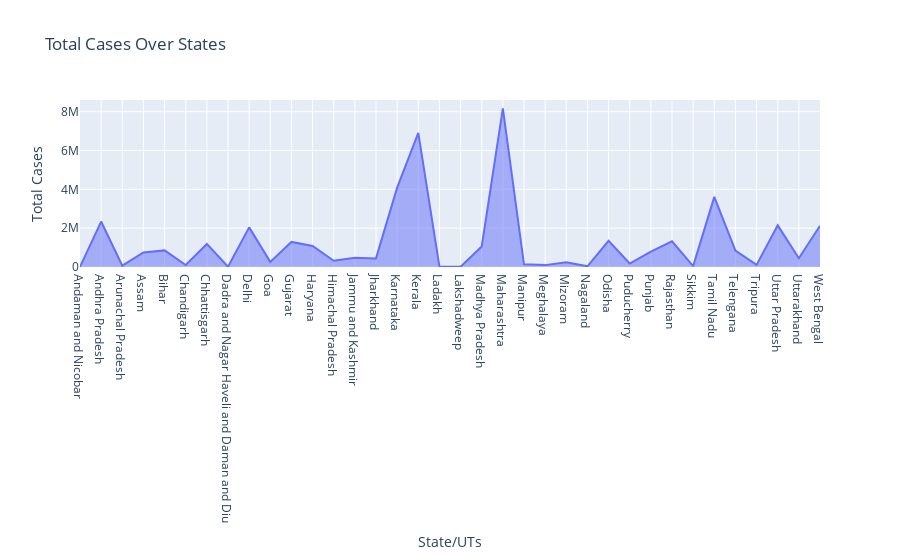
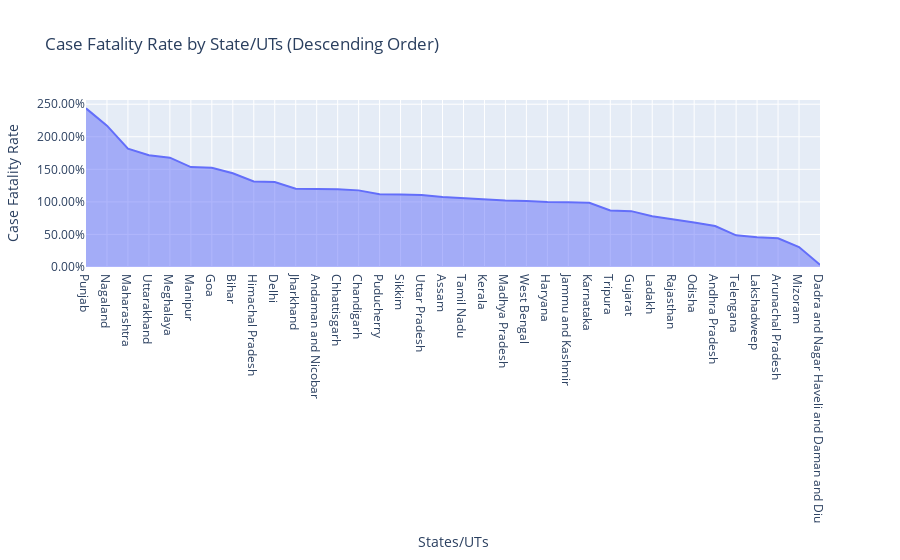
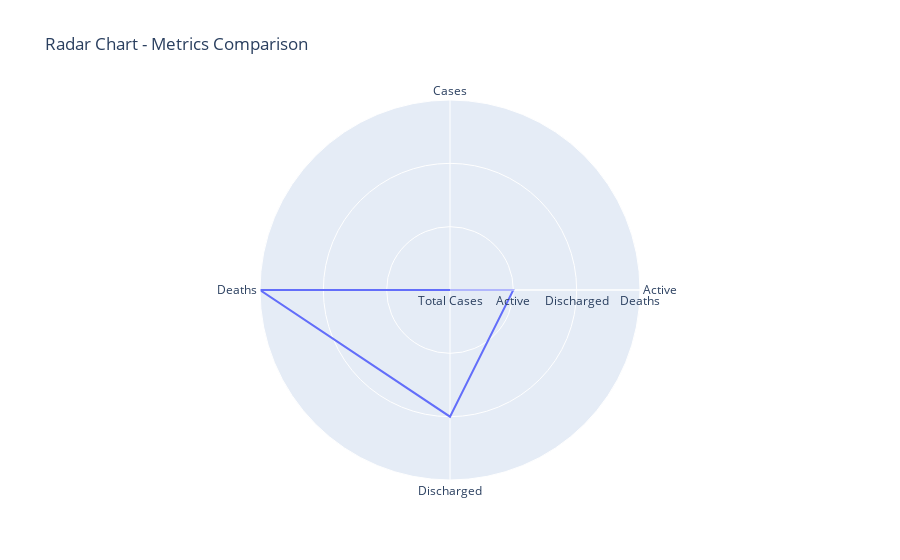
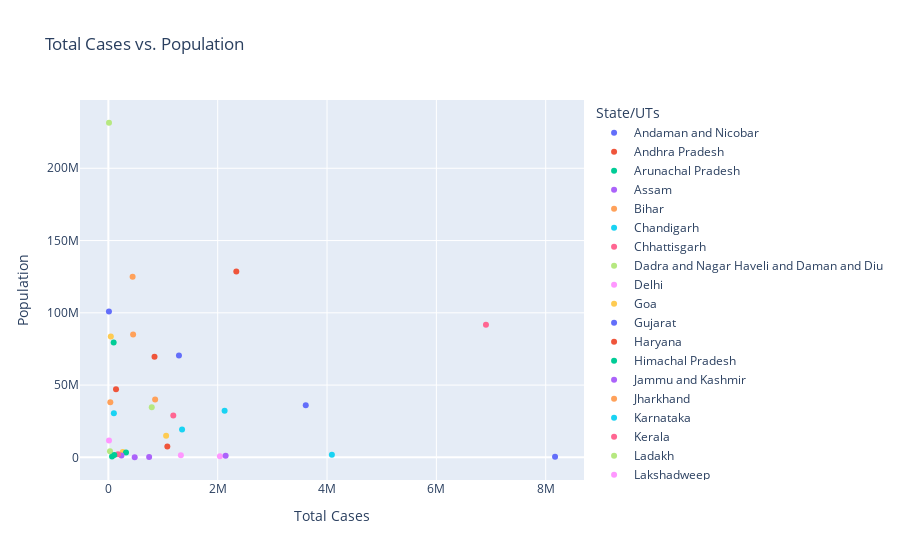

Notebook code cell kept with these figures, in order:
### Markdown cell above
### Plots for total cases, population, CFRD, active, discharge, death and state

### Code cell
## Total cases from max to min 
fig_area_chart = px.area(df, x='State/UTs', y='Total Cases', title='Total Cases Over States')
fig_area_chart.show()

# Case Fatality Rate from max to min 
df_sorted_cfr = df.sort_values(by='Case Fatality Rate', ascending=False)

fig = px.area(df_sorted_cfr, x='State/UTs', y='Case Fatality Rate', title='Case Fatality Rate by State/UTs (Descending Order)')
fig.update_layout(xaxis_title='States/UTs', yaxis_title='Case Fatality Rate', yaxis_tickformat='.2%')
fig.show()

# Comparison of Multiple Metrics
fig_radar = px.line_polar(df, r=['Total Cases', 'Active', 'Discharged', 'Deaths'],
                          theta=['Cases', 'Active', 'Discharged', 'Deaths'], line_close=True,
                          title='Radar Chart - Metrics Comparison')
fig_radar.show()

# Total Cases vs. Population
fig_scatter = px.scatter(df, x='Total Cases', y='Population', color='State/UTs', title='Total Cases vs. Population')
fig_scatter.show()

# Case Fatality Rate Distribution
fig_hist = px.histogram(df, x='Case Fatality Rate', title='Case Fatality Rate Distribution',hover_name='State/UTs')
fig_hist.show()

# Active, Discharged, and Deaths
fig_stacked_bar = px.bar(df, x='State/UTs', y=['Active', 'Discharged', 'Deaths','Total Cases'],hover_data='Population',
                         title='Active, Discharged, Total cases, and Deaths by State/UTs', barmode='stack')
fig_stacked_bar.show()

# Comparison of Case Fatality Rate by State/UTs
fig_box_plot = px.box(df, x='State/UTs', y='Case Fatality Rate', title='Comparison of Case Fatality Rate by State/UTs')
fig_box_plot.show()

### Figure 1 — Plotly figure (JSON) as saved in the notebook; plotly's stock layout.template omitted (floating-point values rounded to 4 significant figures)
{"data": [{"fillpattern": {"shape": ""}, "hovertemplate": "State/UTs=%{x}<br>Total Cases=%{y}<extra></extra>", "legendgroup": "", "line": {"color": "#636efa"}, "marker": {"symbol": "circle"}, "mode": "lines", "name": "", "orientation": "v", "showlegend": false, "stackgroup": "1", "type": "scatter", "x": ["Andaman and Nicobar", "Andhra Pradesh", "Arunachal Pradesh", "Assam", "Bihar", "Chandigarh", "Chhattisgarh", "Dadra and Nagar Haveli and Daman and Diu", "Delhi", "Goa", "Gujarat", "Haryana", "Himachal Pradesh", "Jammu and Kashmir", "Jharkhand", "Karnataka", "Kerala", "Ladakh", "Lakshadweep", "Madhya Pradesh", "Maharashtra", "Manipur", "Meghalaya", "Mizoram", "Nagaland", "Odisha", "Puducherry", "Punjab", "Rajasthan", "Sikkim", "Tamil Nadu", "Telengana", "Tripura", "Uttar Pradesh", "Uttarakhand", "West Bengal"], "xaxis": "x", "y": [10766, 2340676, 67049, 746159, 855267, 100693, 1187695, 11592, 2040910, 263346, 1291383, 1078903, 322905, 482023, 443826, 4088769, 6907241, 29602, 11415, 1056351, 8171048, 140034, 96983, 239560, 36033, 1348409, 177547, 793644, 1326465, 44927, 3610655, 844432, 108493, 2145431, 452571, 2126282], "yaxis": "y"}], "layout": {"legend": {"tracegroupgap": 0}, "title": {"text": "Total Cases Over States"}, "xaxis": {"anchor": "y", "domain": [0, 1], "title": {"text": "State/UTs"}}, "yaxis": {"anchor": "x", "domain": [0, 1], "title": {"text": "Total Cases"}}}}

### Figure 2 — Plotly figure (JSON) as saved in the notebook; plotly's stock layout.template omitted (floating-point values rounded to 4 significant figures)
{"data": [{"fillpattern": {"shape": ""}, "hovertemplate": "State/UTs=%{x}<br>Case Fatality Rate=%{y}<extra></extra>", "legendgroup": "", "line": {"color": "#636efa"}, "marker": {"symbol": "circle"}, "mode": "lines", "name": "", "orientation": "v", "showlegend": false, "stackgroup": "1", "type": "scatter", "x": ["Punjab", "Nagaland", "Maharashtra", "Uttarakhand", "Meghalaya", "Manipur", "Goa", "Bihar", "Himachal Pradesh", "Delhi", "Jharkhand", "Andaman and Nicobar", "Chhattisgarh", "Chandigarh", "Puducherry", "Sikkim", "Uttar Pradesh", "Assam", "Tamil Nadu", "Kerala", "Madhya Pradesh", "West Bengal", "Haryana", "Jammu and Kashmir", "Karnataka", "Tripura", "Gujarat", "Ladakh", "Rajasthan", "Odisha", "Andhra Pradesh", "Telengana", "Lakshadweep", "Arunachal Pradesh", "Mizoram", "Dadra and Nagar Haveli and Daman and Diu"], "xaxis": "x", "y": [2.437, 2.17, 1.818, 1.716, 1.679, 1.535, 1.524, 1.44, 1.313, 1.307, 1.202, 1.198, 1.195, 1.177, 1.116, 1.115, 1.105, 1.077, 1.055, 1.043, 1.021, 1.014, 0.9968, 0.9941, 0.987, 0.8683, 0.8579, 0.7804, 0.734, 0.6834, 0.6294, 0.4868, 0.4555, 0.4415, 0.3064, 0.03451], "yaxis": "y"}], "layout": {"legend": {"tracegroupgap": 0}, "title": {"text": "Case Fatality Rate by State/UTs (Descending Order)"}, "xaxis": {"anchor": "y", "domain": [0, 1], "title": {"text": "States/UTs"}}, "yaxis": {"anchor": "x", "domain": [0, 1], "tickformat": ".2%", "title": {"text": "Case Fatality Rate"}}}}

### Figure 3 — Plotly figure (JSON) as saved in the notebook; plotly's stock layout.template omitted (floating-point values rounded to 4 significant figures)
{"data": [{"hovertemplate": "r=%{r}<br>theta=%{theta}<extra></extra>", "legendgroup": "", "line": {"color": "#636efa", "dash": "solid"}, "marker": {"symbol": "circle"}, "mode": "lines", "name": "", "r": ["Total Cases", "Active", "Discharged", "Deaths", "Total Cases"], "showlegend": false, "subplot": "polar", "theta": ["Cases", "Active", "Discharged", "Deaths", "Cases"], "type": "scatterpolar"}], "layout": {"legend": {"tracegroupgap": 0}, "polar": {"angularaxis": {"direction": "clockwise", "rotation": 90}, "domain": {"x": [0, 1], "y": [0, 1]}}, "title": {"text": "Radar Chart - Metrics Comparison"}}}

### Figure 4 — Plotly figure (JSON) as saved in the notebook; plotly's stock layout.template omitted (floating-point values rounded to 4 significant figures)
{"data": [{"hovertemplate": "State/UTs=Andaman and Nicobar<br>Total Cases=%{x}<br>Population=%{y}<extra></extra>", "legendgroup": "Andaman and Nicobar", "marker": {"color": "#636efa", "symbol": "circle"}, "mode": "markers", "name": "Andaman and Nicobar", "orientation": "v", "showlegend": true, "type": "scatter", "x": [10766], "xaxis": "x", "y": [100896618], "yaxis": "y"}, {"hovertemplate": "State/UTs=Andhra Pradesh<br>Total Cases=%{x}<br>Population=%{y}<extra></extra>", "legendgroup": "Andhra Pradesh", "marker": {"color": "#EF553B", "symbol": "circle"}, "mode": "markers", "name": "Andhra Pradesh", "orientation": "v", "showlegend": true, "type": "scatter", "x": [2340676], "xaxis": "x", "y": [128500364], "yaxis": "y"}, {"hovertemplate": "State/UTs=Arunachal Pradesh<br>Total Cases=%{x}<br>Population=%{y}<extra></extra>", "legendgroup": "Arunachal Pradesh", "marker": {"color": "#00cc96", "symbol": "circle"}, "mode": "markers", "name": "Arunachal Pradesh", "orientation": "v", "showlegend": true, "type": "scatter", "x": [67049], "xaxis": "x", "y": [658019], "yaxis": "y"}, {"hovertemplate": "State/UTs=Assam<br>Total Cases=%{x}<br>Population=%{y}<extra></extra>", "legendgroup": "Assam", "marker": {"color": "#ab63fa", "symbol": "circle"}, "mode": "markers", "name": "Assam", "orientation": "v", "showlegend": true, "type": "scatter", "x": [746159], "xaxis": "x", "y": [290492], "yaxis": "y"}, {"hovertemplate": "State/UTs=Bihar<br>Total Cases=%{x}<br>Population=%{y}<extra></extra>", "legendgroup": "Bihar", "marker": {"color": "#FFA15A", "symbol": "circle"}, "mode": "markers", "name": "Bihar", "orientation": "v", "showlegend": true, "type": "scatter", "x": [855267], "xaxis": "x", "y": [40100376], "yaxis": "y"}, {"hovertemplate": "State/UTs=Chandigarh<br>Total Cases=%{x}<br>Population=%{y}<extra></extra>", "legendgroup": "Chandigarh", "marker": {"color": "#19d3f3", "symbol": "circle"}, "mode": "markers", "name": "Chandigarh", "orientation": "v", "showlegend": true, "type": "scatter", "x": [100693], "xaxis": "x", "y": [30501026], "yaxis": "y"}, {"hovertemplate": "State/UTs=Chhattisgarh<br>Total Cases=%{x}<br>Population=%{y}<extra></extra>", "legendgroup": "Chhattisgarh", "marker": {"color": "#FF6692", "symbol": "circle"}, "mode": "markers", "name": "Chhattisgarh", "orientation": "v", "showlegend": true, "type": "scatter", "x": [1187695], "xaxis": "x", "y": [28900667], "yaxis": "y"}, {"hovertemplate": "State/UTs=Dadra and Nagar Haveli and Daman and Diu<br>Total Cases=%{x}<br>Population=%{y}<extra></extra>", "legendgroup": "Dadra and Nagar Haveli and Daman and Diu", "marker": {"color": "#B6E880", "symbol": "circle"}, "mode": "markers", "name": "Dadra and Nagar Haveli and Daman and Diu", "orientation": "v", "showlegend": true, "type": "scatter", "x": [11592], "xaxis": "x", "y": [231502578], "yaxis": "y"}, {"hovertemplate": "State/UTs=Delhi<br>Total Cases=%{x}<br>Population=%{y}<extra></extra>", "legendgroup": "Delhi", "marker": {"color": "#FF97FF", "symbol": "circle"}, "mode": "markers", "name": "Delhi", "orientation": "v", "showlegend": true, "type": "scatter", "x": [2040910], "xaxis": "x", "y": [773997], "yaxis": "y"}, {"hovertemplate": "State/UTs=Goa<br>Total Cases=%{x}<br>Population=%{y}<extra></extra>", "legendgroup": "Goa", "marker": {"color": "#FECB52", "symbol": "circle"}, "mode": "markers", "name": "Goa", "orientation": "v", "showlegend": true, "type": "scatter", "x": [263346], "xaxis": "x", "y": [3772103], "yaxis": "y"}, {"hovertemplate": "State/UTs=Gujarat<br>Total Cases=%{x}<br>Population=%{y}<extra></extra>", "legendgroup": "Gujarat", "marker": {"color": "#636efa", "symbol": "circle"}, "mode": "markers", "name": "Gujarat", "orientation": "v", "showlegend": true, "type": "scatter", "x": [1291383], "xaxis": "x", "y": [70400153], "yaxis": "y"}, {"hovertemplate": "State/UTs=Haryana<br>Total Cases=%{x}<br>Population=%{y}<extra></extra>", "legendgroup": "Haryana", "marker": {"color": "#EF553B", "symbol": "circle"}, "mode": "markers", "name": "Haryana", "orientation": "v", "showlegend": true, "type": "scatter", "x": [1078903], "xaxis": "x", "y": [7503010], "yaxis": "y"}, {"hovertemplate": "State/UTs=Himachal Pradesh<br>Total Cases=%{x}<br>Population=%{y}<extra></extra>", "legendgroup": "Himachal Pradesh", "marker": {"color": "#00cc96", "symbol": "circle"}, "mode": "markers", "name": "Himachal Pradesh", "orientation": "v", "showlegend": true, "type": "scatter", "x": [322905], "xaxis": "x", "y": [3436948], "yaxis": "y"}, {"hovertemplate": "State/UTs=Jammu and Kashmir<br>Total Cases=%{x}<br>Population=%{y}<extra></extra>", "legendgroup": "Jammu and Kashmir", "marker": {"color": "#ab63fa", "symbol": "circle"}, "mode": "markers", "name": "Jammu and Kashmir", "orientation": "v", "showlegend": true, "type": "scatter", "x": [482023], "xaxis": "x", "y": [66001], "yaxis": "y"}, {"hovertemplate": "State/UTs=Jharkhand<br>Total Cases=%{x}<br>Population=%{y}<extra></extra>", "legendgroup": "Jharkhand", "marker": {"color": "#FFA15A", "symbol": "circle"}, "mode": "markers", "name": "Jharkhand", "orientation": "v", "showlegend": true, "type": "scatter", "x": [443826], "xaxis": "x", "y": [124904071], "yaxis": "y"}, {"hovertemplate": "State/UTs=Karnataka<br>Total Cases=%{x}<br>Population=%{y}<extra></extra>", "legendgroup": "Karnataka", "marker": {"color": "#19d3f3", "symbol": "circle"}, "mode": "markers", "name": "Karnataka", "orientation": "v", "showlegend": true, "type": "scatter", "x": [4088769], "xaxis": "x", "y": [1711947], "yaxis": "y"}, {"hovertemplate": "State/UTs=Kerala<br>Total Cases=%{x}<br>Population=%{y}<extra></extra>", "legendgroup": "Kerala", "marker": {"color": "#FF6692", "symbol": "circle"}, "mode": "markers", "name": "Kerala", "orientation": "v", "showlegend": true, "type": "scatter", "x": [6907241], "xaxis": "x", "y": [91702478], "yaxis": "y"}, {"hovertemplate": "State/UTs=Ladakh<br>Total Cases=%{x}<br>Population=%{y}<extra></extra>", "legendgroup": "Ladakh", "marker": {"color": "#B6E880", "symbol": "circle"}, "mode": "markers", "name": "Ladakh", "orientation": "v", "showlegend": true, "type": "scatter", "x": [29602], "xaxis": "x", "y": [4184959], "yaxis": "y"}, {"hovertemplate": "State/UTs=Lakshadweep<br>Total Cases=%{x}<br>Population=%{y}<extra></extra>", "legendgroup": "Lakshadweep", "marker": {"color": "#FF97FF", "symbol": "circle"}, "mode": "markers", "name": "Lakshadweep", "orientation": "v", "showlegend": true, "type": "scatter", "x": [11415], "xaxis": "x", "y": [11700099], "yaxis": "y"}, {"hovertemplate": "State/UTs=Madhya Pradesh<br>Total Cases=%{x}<br>Population=%{y}<extra></extra>", "legendgroup": "Madhya Pradesh", "marker": {"color": "#FECB52", "symbol": "circle"}, "mode": "markers", "name": "Madhya Pradesh", "orientation": "v", "showlegend": true, "type": "scatter", "x": [1056351], "xaxis": "x", "y": [14999397], "yaxis": "y"}, {"hovertemplate": "State/UTs=Maharashtra<br>Total Cases=%{x}<br>Population=%{y}<extra></extra>", "legendgroup": "Maharashtra", "marker": {"color": "#636efa", "symbol": "circle"}, "mode": "markers", "name": "Maharashtra", "orientation": "v", "showlegend": true, "type": "scatter", "x": [8171048], "xaxis": "x", "y": [399001], "yaxis": "y"}, {"hovertemplate": "State/UTs=Manipur<br>Total Cases=%{x}<br>Population=%{y}<extra></extra>", "legendgroup": "Manipur", "marker": {"color": "#EF553B", "symbol": "circle"}, "mode": "markers", "name": "Manipur", "orientation": "v", "showlegend": true, "type": "scatter", "x": [140034], "xaxis": "x", "y": [47099270], "yaxis": "y"}, {"hovertemplate": "State/UTs=Meghalaya<br>Total Cases=%{x}<br>Population=%{y}<extra></extra>", "legendgroup": "Meghalaya", "marker": {"color": "#00cc96", "symbol": "circle"}, "mode": "markers", "name": "Meghalaya", "orientation": "v", "showlegend": true, "type": "scatter", "x": [96983], "xaxis": "x", "y": [79502477], "yaxis": "y"}, {"hovertemplate": "State/UTs=Mizoram<br>Total Cases=%{x}<br>Population=%{y}<extra></extra>", "legendgroup": "Mizoram", "marker": {"color": "#ab63fa", "symbol": "circle"}, "mode": "markers", "name": "Mizoram", "orientation": "v", "showlegend": true, "type": "scatter", "x": [239560], "xaxis": "x", "y": [1308967], "yaxis": "y"}, {"hovertemplate": "State/UTs=Nagaland<br>Total Cases=%{x}<br>Population=%{y}<extra></extra>", "legendgroup": "Nagaland", "marker": {"color": "#FFA15A", "symbol": "circle"}, "mode": "markers", "name": "Nagaland", "orientation": "v", "showlegend": true, "type": "scatter", "x": [36033], "xaxis": "x", "y": [38157311], "yaxis": "y"}, {"hovertemplate": "State/UTs=Odisha<br>Total Cases=%{x}<br>Population=%{y}<extra></extra>", "legendgroup": "Odisha", "marker": {"color": "#19d3f3", "symbol": "circle"}, "mode": "markers", "name": "Odisha", "orientation": "v", "showlegend": true, "type": "scatter", "x": [1348409], "xaxis": "x", "y": [19301096], "yaxis": "y"}, {"hovertemplate": "State/UTs=Puducherry<br>Total Cases=%{x}<br>Population=%{y}<extra></extra>", "legendgroup": "Puducherry", "marker": {"color": "#FF6692", "symbol": "circle"}, "mode": "markers", "name": "Puducherry", "orientation": "v", "showlegend": true, "type": "scatter", "x": [177547], "xaxis": "x", "y": [2073074], "yaxis": "y"}, {"hovertemplate": "State/UTs=Punjab<br>Total Cases=%{x}<br>Population=%{y}<extra></extra>", "legendgroup": "Punjab", "marker": {"color": "#B6E880", "symbol": "circle"}, "mode": "markers", "name": "Punjab", "orientation": "v", "showlegend": true, "type": "scatter", "x": [793644], "xaxis": "x", "y": [34698876], "yaxis": "y"}, {"hovertemplate": "State/UTs=Rajasthan<br>Total Cases=%{x}<br>Population=%{y}<extra></extra>", "legendgroup": "Rajasthan", "marker": {"color": "#FF97FF", "symbol": "circle"}, "mode": "markers", "name": "Rajasthan", "orientation": "v", "showlegend": true, "type": "scatter", "x": [1326465], "xaxis": "x", "y": [1521992], "yaxis": "y"}, {"hovertemplate": "State/UTs=Sikkim<br>Total Cases=%{x}<br>Population=%{y}<extra></extra>", "legendgroup": "Sikkim", "marker": {"color": "#FECB52", "symbol": "circle"}, "mode": "markers", "name": "Sikkim", "orientation": "v", "showlegend": true, "type": "scatter", "x": [44927], "xaxis": "x", "y": [83697770], "yaxis": "y"}, {"hovertemplate": "State/UTs=Tamil Nadu<br>Total Cases=%{x}<br>Population=%{y}<extra></extra>", "legendgroup": "Tamil Nadu", "marker": {"color": "#636efa", "symbol": "circle"}, "mode": "markers", "name": "Tamil Nadu", "orientation": "v", "showlegend": true, "type": "scatter", "x": [3610655], "xaxis": "x", "y": [35998752], "yaxis": "y"}, {"hovertemplate": "State/UTs=Telengana<br>Total Cases=%{x}<br>Population=%{y}<extra></extra>", "legendgroup": "Telengana", "marker": {"color": "#EF553B", "symbol": "circle"}, "mode": "markers", "name": "Telengana", "orientation": "v", "showlegend": true, "type": "scatter", "x": [844432], "xaxis": "x", "y": [69599762], "yaxis": "y"}, {"hovertemplate": "State/UTs=Tripura<br>Total Cases=%{x}<br>Population=%{y}<extra></extra>", "legendgroup": "Tripura", "marker": {"color": "#00cc96", "symbol": "circle"}, "mode": "markers", "name": "Tripura", "orientation": "v", "showlegend": true, "type": "scatter", "x": [108493], "xaxis": "x", "y": [1646050], "yaxis": "y"}, {"hovertemplate": "State/UTs=Uttar Pradesh<br>Total Cases=%{x}<br>Population=%{y}<extra></extra>", "legendgroup": "Uttar Pradesh", "marker": {"color": "#ab63fa", "symbol": "circle"}, "mode": "markers", "name": "Uttar Pradesh", "orientation": "v", "showlegend": true, "type": "scatter", "x": [2145431], "xaxis": "x", "y": [1158040], "yaxis": "y"}, {"hovertemplate": "State/UTs=Uttarakhand<br>Total Cases=%{x}<br>Population=%{y}<extra></extra>", "legendgroup": "Uttarakhand", "marker": {"color": "#FFA15A", "symbol": "circle"}, "mode": "markers", "name": "Uttarakhand", "orientation": "v", "showlegend": true, "type": "scatter", "x": [452571], "xaxis": "x", "y": [85002417], "yaxis": "y"}, {"hovertemplate": "State/UTs=West Bengal<br>Total Cases=%{x}<br>Population=%{y}<extra></extra>", "legendgroup": "West Bengal", "marker": {"color": "#19d3f3", "symbol": "circle"}, "mode": "markers", "name": "West Bengal", "orientation": "v", "showlegend": true, "type": "scatter", "x": [2126282], "xaxis": "x", "y": [32199722], "yaxis": "y"}], "layout": {"legend": {"title": {"text": "State/UTs"}, "tracegroupgap": 0}, "title": {"text": "Total Cases vs. Population"}, "xaxis": {"anchor": "y", "domain": [0, 1], "title": {"text": "Total Cases"}}, "yaxis": {"anchor": "x", "domain": [0, 1], "title": {"text": "Population"}}}}
